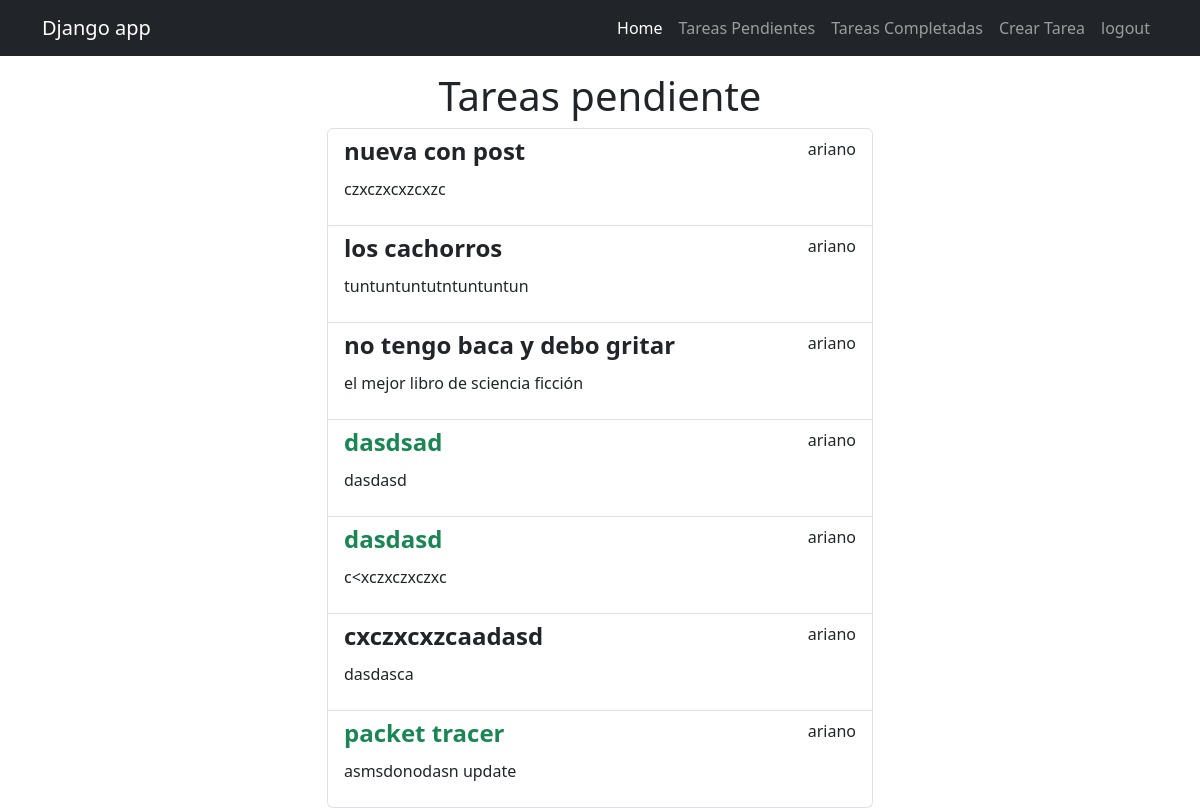
Page /tasks/ (signed in) on the committed database.
### tasks/models.py (models this page shows, shortened)
class Task(models.Model):
    titulo = models.CharField(max_length=200)
    descripcion = models.TextField(blank=True)
    created = models.DateTimeField(auto_now_add=True) #el datetimefield nos permite guardar la fecha y hora, el auto_now_add hace q se agregue automaticamente
    datecompleted = models.DateTimeField(null=True, blank=True)
    important = models.BooleanField(default=False)
    user = models.ForeignKey(User, on_delete=models.CASCADE)

### tasks/views.py (the view)
# urls.py: path('tasks/', views.tasks, name='tasks'),
@login_required
def tasks(request):
    tasks = Task.objects.filter(user= request.user, datecompleted__isnull = True) #el datecompleted... nos ayuda a filtar las tareas q ya estan completas de las q no
    return render(request,'tasks.html',{'tasks' : tasks})

### tasks/templates/tasks.html (shortened to what this page needs)
{% extends 'base.html'%}
{% block content%}
<main class="container">
    <div class="row">
        <div class="col-md-6 offset-md-3">
            <h1 class="text-center display-fles">Tareas pendiente</h1>
            <ul class="list-group">
                {% for task in tasks%}
                <a class="list-group-item" href="{% url 'task_detail' task.id %}">
                    <header class="d-flex justify-content-between">
                        {% if task.important %}
                        <h4 class="fw-bold text-success">{{task.titulo}}</h4>
                        {% else %}
                        <h4 class="fw-bold">{{task.titulo}}</h4>
                        {% endif %}
                        <p>{{task.user.username}}</p>
                    </header>
                    <p>
                        {{task.descripcion}}
                    </p>
                </a>
                {% endfor %}
            </ul>
        </div>
    </div>
</main>
{% endblock %}

### tasks/templates/base.html (shortened to what this page needs)
<!DOCTYPE html>
<html lang="en">
<head>
    <link rel="stylesheet" href="https://cdn.jsdelivr.net/npm/bootstrap@5.3.8/dist/css/bootstrap.min.css">
</head>
<body>
    <nav class="navbar navbar-expand-lg bg-dark navbar-dark">
        <div class="container">
            <a class="navbar-brand" href="/">Django app</a>
            <div class="collapse navbar-collapse" id="navbarNav">
            <ul class="navbar-nav ms-auto">
                <li class="nav-item">
                    <a class="nav-link active" aria-current="page" href="{% url 'home' %}">Home</a>
                </li>
                {% if user.is_authenticated %}
                <li class="nav-item">
                    <a class="nav-link" href="{% url 'tasks' %}">Tareas Pendientes</a>
                </li>
                <li class="nav-item">
                    <a class="nav-link" href="{%url 'tasks_completed' %}">Tareas Completadas</a>
                </li>
                <li class="nav-item">
                    <a class="nav-link" href="{% url 'create_task' %}">Crear Tarea</a>
                </li>
                <li class="nav-item">
                    <a class="nav-link" href="{% url 'logout' %}">logout</a>
                </li>
                {% endif%}
            </ul>
            </div>
        </div>
    </nav>
    {% block content%}
    {% endblock %}
</body>
</html>

### rows in the picture
Task: titulo "nueva con post", user.username "ariano", descripcion "czxczxcxzcxzc"
Task: titulo "los cachorros", user.username "ariano", descripcion "tuntuntuntutntuntuntun"
Task: titulo "no tengo baca y debo gritar", user.username "ariano", descripcion "el mejor libro de sciencia ficción"
Task: titulo "dasdsad", user.username "ariano", descripcion "dasdasd"
Task: titulo "dasdasd", user.username "ariano", descripcion "c<xczxczxczxc"
Task: titulo "cxczxcxzcaadasd", user.username "ariano", descripcion "dasdasca"
Task: titulo "packet tracer", user.username "ariano", descripcion "asmsdonodasn update"
